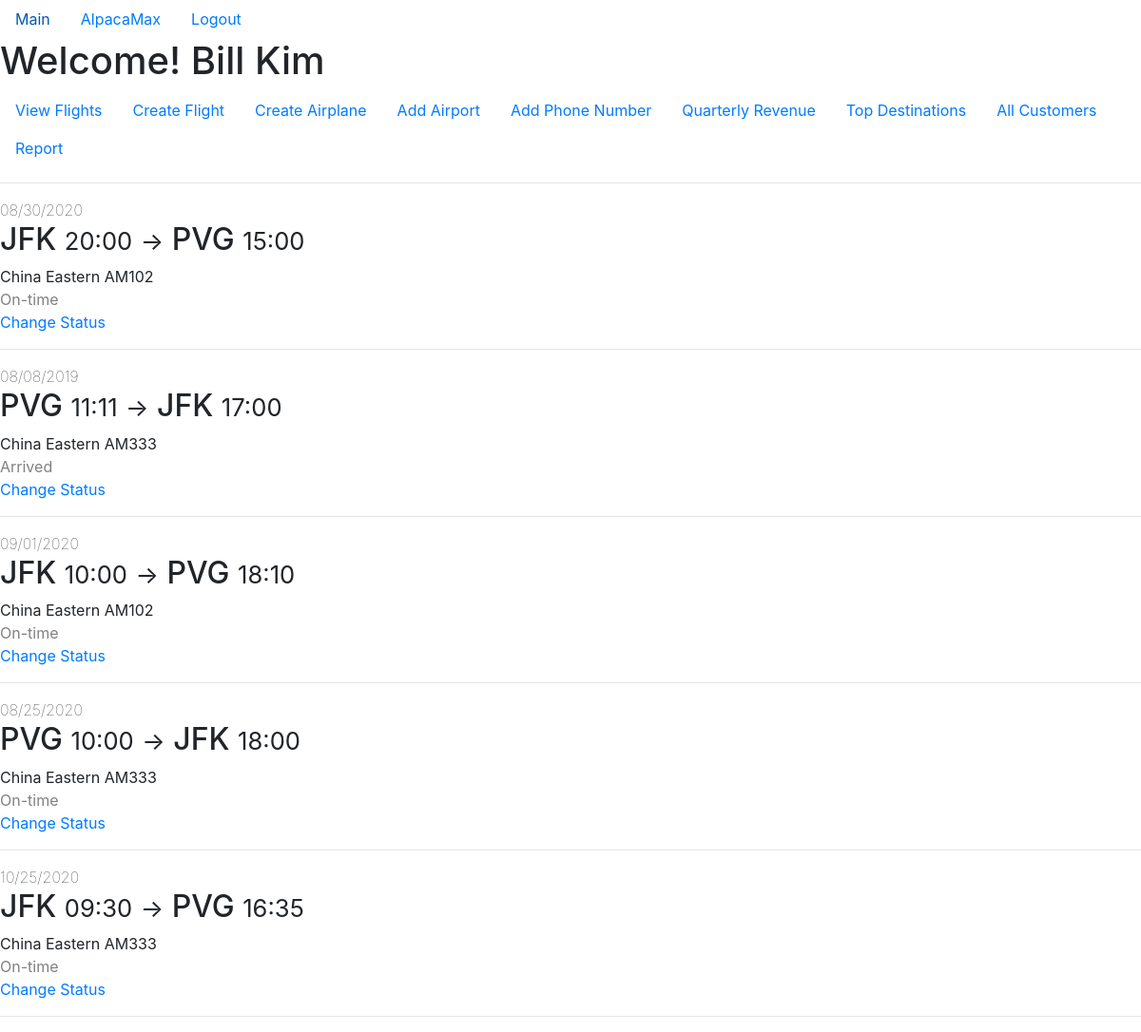
Page /staffFlights (signed in) on the earlier database version.
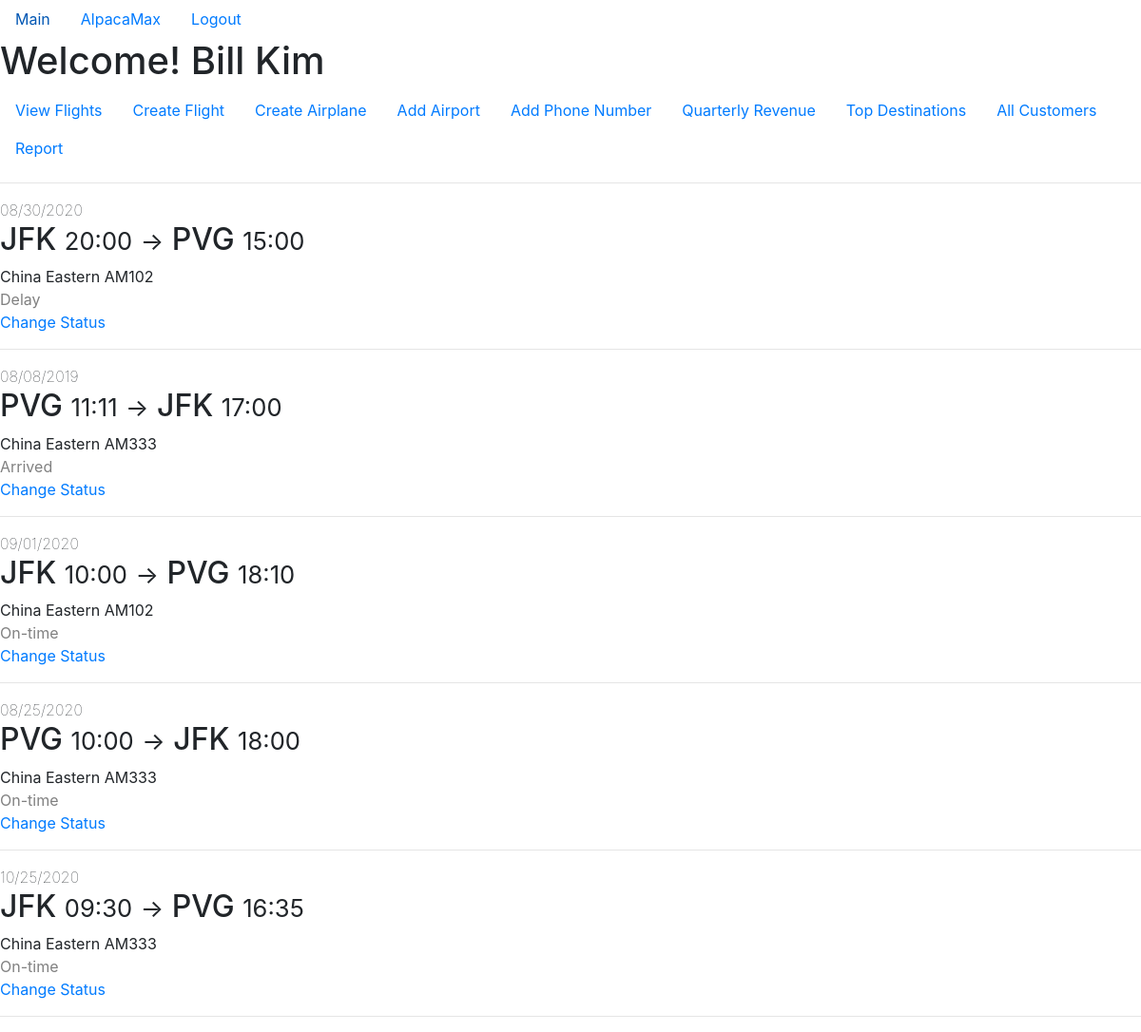
Same page on the later database version.
### app/models.py (models this page shows, shortened)
class Flight(db.Model):
    flight_num = db.Column(db.String(5), primary_key=True)
    depart_datetime = db.Column(db.DateTime, primary_key=True)
    airline_name = db.Column(db.String(20),
                             db.ForeignKey("airplane.airline_name"),
                             primary_key=True)
    depart_airport = db.Column(db.String(20),
                               db.ForeignKey("airport.name"),
                               nullable=False)
    arrival_datetime = db.Column(db.DateTime, nullable=False)
    arrival_airport = db.Column(db.String(20),
                                db.ForeignKey("airport.name"),
                                nullable=False)
    base_price = db.Column(db.Integer, nullable=False)
    airplane_id = db.Column(db.String(5),
                            db.ForeignKey("airplane.id"),
                            nullable=False)
    status = db.Column(db.String(10), nullable=False)
    tickets = db.relationship("Ticket",
                              backref="flight",
                              lazy=True,
                              primaryjoin='''and_(Flight.flight_num==Ticket.flight_num,
                                            Flight.depart_datetime==Ticket.depart_datetime,
                                            Flight.airline_name==Ticket.airline_name)''')

### app/routes.py (the view)
@app.route("/staffFlights", methods=["GET"])
@login_required
def staff_flights():
    if (current_user.get_user_type() == "Customer"):
        flash("You cannot see these flights!")
        return redirect(url_for("home"))
    flights = Flight.query.filter(Flight.airline_name==current_user.airline_name).all()
    return render_template("staff_flights.html", flights=flights)

### app/models.py (called while the page is built)
@login_manager.user_loader
def load_user(user_id):
    result = Staff.query.get(user_id)
    if (result is None):
        return Customer.query.get(user_id)
    else:
        return result

    def get_id(self):
        return self.username

    def get_user_type(self):
        return "Staff"

### app/templates/staff_flights.html
{% extends 'staff_layout.html' %}
{% block home_content %}
<hr>
{% for flight in flights %}
    <div>
        <span style="font-weight:lighter">{{ flight.depart_datetime.strftime("%m/%d/%Y") }}</span><br>
        <h2>
            {{ flight.depart_airport }}
            <small>{{ flight.depart_datetime.strftime("%H:%M") }}</small>
            <small>-></small>
            {{ flight.arrival_airport }}
            <small>{{ flight.arrival_datetime.strftime("%H:%M") }}</small>
        </h2>
        <span>{{ flight.airline_name }} {{ flight.airplane_id }}</span><br>
        <span style="color:gray">{{ flight.status }}</span><br>
        <a href="{{ url_for('change_status', flight_num=flight.flight_num, depart_datetime=flight.depart_datetime) }}">Change Status</a>
    </div>
    <hr>
{% endfor %}
{% endblock %}

Differences in the rows shown:
changed Flight: status "On-time" → "Delay"
